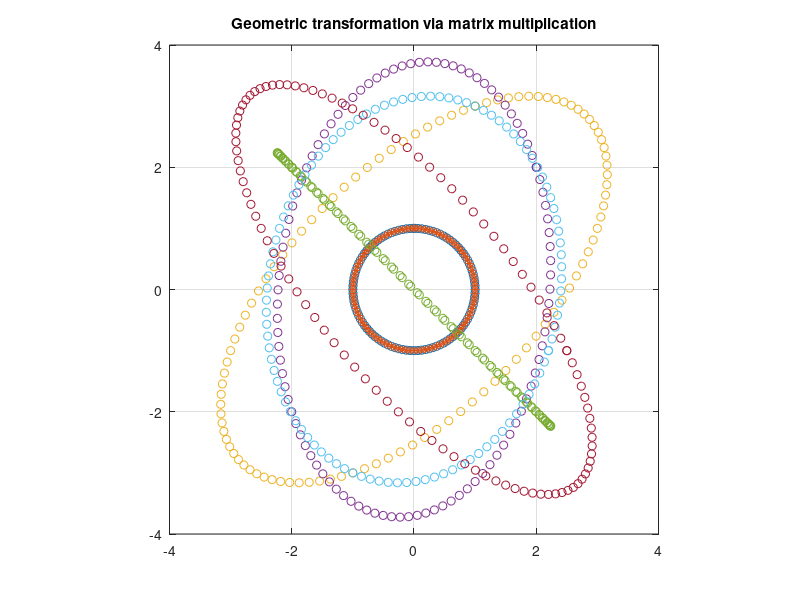

This figure's MATLAB source:
%% Code challenge from video 49

clear, clc

%% Geometric transformation via matrix multiplication

% create the coordinates for a circle (use the trigonometric way)
th = 0:pi/50:2*pi;
cx = sin(th);
cy = cos(th);

% plot the circle
figure(1), clf
plot(cx,cy,'o')
grid on
axis([-4,4,-4,4],'square')
title('Geometric transformation via matrix multiplication')

% create a 2 x 2 matrix starting from I
iden = eye(2);
mat1 = [3 1; 
        1 3];

% multiply matrix by coordinates (also with I to check)
coord = [cx; cy];

newcoord_0 = (iden*coord)'; 
newcoord_1 = (mat1*coord)';

% plot new coordinates
figure(1), hold on
plot(newcoord_0(:,1),newcoord_0(:,2),'*')
plot(newcoord_1(:,1),newcoord_1(:,2),'o')

% try new matrices
mat2 = [-1 2; 
        pi 2];
newcoord_2 = (mat2*coord)';

plot(newcoord_2(:,1),newcoord_2(:,2),'o')

% try with a singular matrix (a matrix with a colum that is a scaled version of another column)
mat3 = [-1 -2; 
         1  2];
newcoord_3 = (mat3*coord)';

plot(newcoord_3(:,1),newcoord_3(:,2),'o')

% other matrices just for fun
mat4 = [1 2.2; 
        3 -1];
newcoord_4 = (mat4*coord)';

plot(newcoord_4(:,1),newcoord_4(:,2),'o')

mat5 = [-1.5 2.5; 
        3.2  -1];
newcoord_5 = (mat5*coord)';

plot(newcoord_5(:,1),newcoord_5(:,2),'o')
